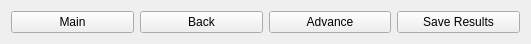
   <widget class="QWidget" name="layoutWidget">
    <property name="geometry">
     <rect>
      <x>417</x>
      <y>540</y>
      <width>531</width>
      <height>29</height>
     </rect>
    </property>
    <layout class="QHBoxLayout" name="horizontalLayout_9">
     <item>
      <widget class="QPushButton" name="cmdMain">
       <property name="enabled">
        <bool>true</bool>
       </property>
       <property name="maximumSize">
        <size>
         <width>150</width>
         <height>16777215</height>
        </size>
       </property>
       <property name="text">
        <string>Main</string>
       </property>
      </widget>
     </item>
     <item>
      <widget class="QPushButton" name="cmdBack">
       <property name="enabled">
        <bool>true</bool>
       </property>
       <property name="maximumSize">
        <size>
         <width>150</width>
         <height>16777215</height>
        </size>
       </property>
       <property name="text">
        <string>Back</string>
       </property>
      </widget>
     </item>
     <item>
      <widget class="QPushButton" name="cmdAdvance">
       <property name="enabled">
        <bool>true</bool>
       </property>
       <property name="maximumSize">
        <size>
         <width>150</width>
         <height>16777215</height>
        </size>
       </property>
       <property name="text">
        <string>Advance</string>
       </property>
      </widget>
     </item>
     <item>
      <widget class="QPushButton" name="cmdSaveResults">
       <property name="text">
        <string>Save Results</string>
       </property>
      </widget>
     </item>
    </layout>
   </widget>
